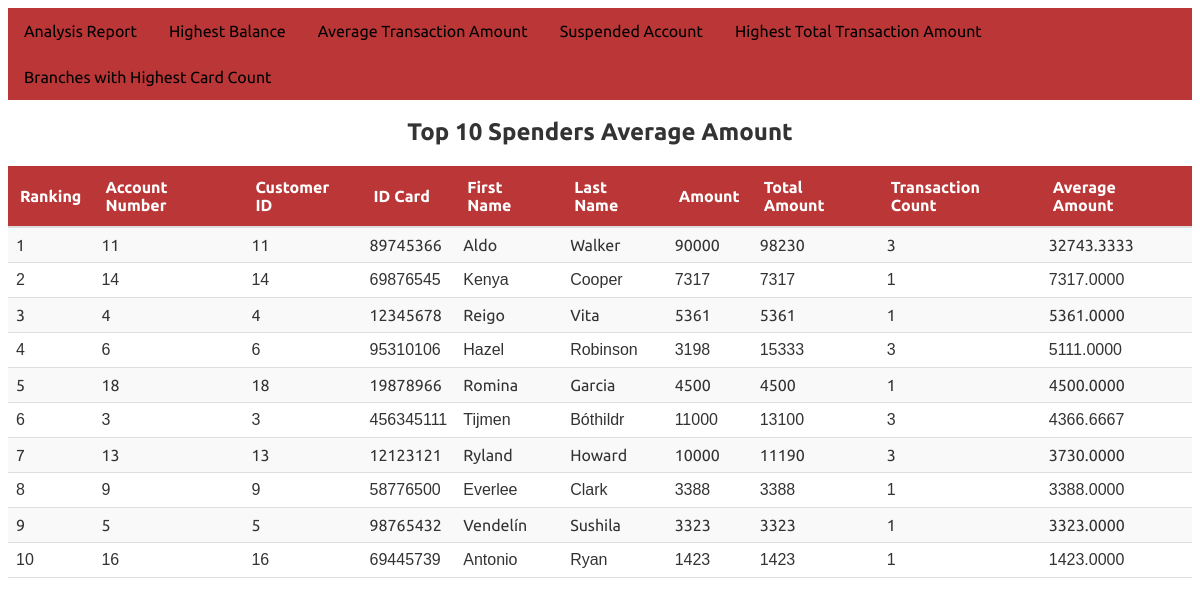
Screenshot of /BNLTT_online_banking/Analysis/topspender.php with the database file from the repository.
### tables this page shows
CREATE TABLE `account` (
  `Account_ID` int(4) NOT NULL,
  `Customer_ID` int(4) NOT NULL,
  `Branch_ID` int(4) NOT NULL,
  `Account_Number` varchar(13) NOT NULL,
  `Balance` int(6) NOT NULL,
  `Interest_Rate_Year` decimal(5,4) NOT NULL,
  `Account_type` varchar(13) NOT NULL,
  `Account_Status` varchar(9) NOT NULL DEFAULT 'Active',
  `Account_Open_Date` date NOT NULL,
  `Password` int(6) NOT NULL
);

CREATE TABLE `customer` (
  `Customer_ID` int(4) NOT NULL,
  `Customer_First_Name` varchar(32) NOT NULL,
  `Customer_Last_Name` varchar(32) NOT NULL,
  `Customer_Date_of_Birth` date NOT NULL,
  `ID_type` varchar(14) NOT NULL,
  `ID_number` varchar(9) NOT NULL,
  `Customer_Sex` varchar(6) NOT NULL
);

### BNLTT_online_banking/Analysis/topspender.php (the view, shortened to what this page needs)
<div class="navbar">
  <a href="AnalysisReport.php">Analysis Report</a>
  <a href="toptendeposit.php">Highest Balance</a>
  <a href="Topspender.php">Average Transaction Amount</a>
  <a href="SuspendedAnalysis.php">Suspended Account</a>
  <a href="Top3country.php">Highest Total Transaction Amount</a>
  <a href="Top3branches.php">Branches with Highest Card Count</a>
</div>
<?php
$con = mysqli_connect("localhost", "root", "", "online_bank");
$sql = "
    SELECT
        a.Account_ID, a.Customer_ID, c.ID_number, c.Customer_First_Name, c.Customer_Last_Name, t.Amount,
        SUM(t.Amount) AS Total_Amount, COUNT(t.Amount) AS Transaction_Count,
        AVG(t.Amount) AS Average_Amount,
        @rank := @rank + 1 AS Ranking
    FROM
        Account AS a
        INNER JOIN Customer AS c ON a.Customer_ID = c.Customer_ID
        INNER JOIN transactions AS t ON t.Account_ID = a.Account_ID
        CROSS JOIN (SELECT @rank := 0) AS r
    GROUP BY
        a.Account_ID, a.Customer_ID, c.ID_number, c.Customer_First_Name, c.Customer_Last_Name
    ORDER BY
        Average_Amount DESC
    LIMIT 10
";
$result = mysqli_query($con, $sql);
if ($result) {
    echo "<table>";
    echo "<caption>Top 10 Spenders Average Amount</caption>";
    echo "<br><tr><th>Ranking</th><th>Account Number</th><th>Customer ID</th><th>ID Card</th><th>First Name</th><th>Last Name</th><th>Amount</th><th>Total Amount</th><th>Transaction Count</th><th>Average Amount</th></tr>";
    $rank = 1;
    while ($row = mysqli_fetch_assoc($result)) {
        $accountID = $row['Account_ID'];
        $customerID = $row['Customer_ID'];
        $idCard = $row['ID_number'];
        $firstName = $row['Customer_First_Name'];
        $lastName = $row['Customer_Last_Name'];
        $amount = $row['Amount'];
        $totalAmount = $row['Total_Amount'];
        $transactionCount = $row['Transaction_Count'];
        $averageAmount = $row['Average_Amount'];
        echo "<tr>";
        echo "<td>$rank</td>";
        echo "<td>$accountID</td>";
        echo "<td>$customerID</td>";
        echo "<td>$idCard</td>";
        echo "<td>$firstName</td>";
        echo "<td>$lastName</td>";
        echo "<td>$amount</td>";
        echo "<td>$totalAmount</td>";
        echo "<td>$transactionCount</td>";
        echo "<td>$averageAmount</td>";
        echo "</tr>";
        $rank++;
    }
    echo "</table>";
} else {
    echo "Error executing the query: " . mysqli_error($con);
}
?>

### BNLTT_online_banking/Analysis/topspender.php (style rules this page uses)
.navbar { font-family: 'Open Sans', sans-serif; font-family: 'Ubuntu', sans-serif; overflow: hidden; background-color: #bb3636; font-family: Arial; }
.navbar a { font-family: 'Open Sans', sans-serif; font-family: 'Ubuntu', sans-serif; float: left; font-size: 16px; color: black; text-align: center; padding: 14px 16px; text-decoration: none; }
table { font-family: 'Open Sans', sans-serif; font-family: 'Ubuntu', sans-serif; width: 100%; border-collapse: collapse; font-family: Arial, sans-serif; color: #333; }
th { font-family: 'Open Sans', sans-serif; font-family: 'Ubuntu', sans-serif; background-color: #bb3636; color: white; border-bottom: 2px solid #ddd; text-align: left; padding: 12px; }
td { border-bottom: 1px solid #ddd; padding: 8px; }
tr:nth-child(even) { font-family: 'Open Sans', sans-serif; font-family: 'Ubuntu', sans-serif; background-color: #f9f9f9; }
caption { font-family: 'Open Sans', sans-serif; font-family: 'Ubuntu', sans-serif; font-size: 1.5rem; font-weight: bold; margin-bottom: 20px; text-align: center; }

### rows the page displays
account: Account_ID "11", Customer_ID "11", Customer_ID.ID_number "89745366", Customer_ID.Customer_First_Name "Aldo", Customer_ID.Customer_Last_Name "Walker", amount "90000", totalAmount "98230", transactionCount "3", averageAmount "32743.3333"
account: Account_ID "14", Customer_ID "14", Customer_ID.ID_number "69876545", Customer_ID.Customer_First_Name "Kenya", Customer_ID.Customer_Last_Name "Cooper", amount "7317", totalAmount "7317", transactionCount "1", averageAmount "7317.0000"
account: Account_ID "4", Customer_ID "4", Customer_ID.ID_number "12345678", Customer_ID.Customer_First_Name "Reigo", Customer_ID.Customer_Last_Name "Vita", amount "5361", totalAmount "5361", transactionCount "1", averageAmount "5361.0000"
account: Account_ID "6", Customer_ID "6", Customer_ID.ID_number "95310106", Customer_ID.Customer_First_Name "Hazel", Customer_ID.Customer_Last_Name "Robinson", amount "3198", totalAmount "15333", transactionCount "3", averageAmount "5111.0000"
account: Account_ID "18", Customer_ID "18", Customer_ID.ID_number "19878966", Customer_ID.Customer_First_Name "Romina", Customer_ID.Customer_Last_Name "Garcia", amount "4500", totalAmount "4500", transactionCount "1", averageAmount "4500.0000"
account: Account_ID "3", Customer_ID "3", Customer_ID.ID_number "456345111", Customer_ID.Customer_First_Name "Tijmen", Customer_ID.Customer_Last_Name "Bóthildr", amount "11000", totalAmount "13100", transactionCount "3", averageAmount "4366.6667"
account: Account_ID "13", Customer_ID "13", Customer_ID.ID_number "12123121", Customer_ID.Customer_First_Name "Ryland", Customer_ID.Customer_Last_Name "Howard", amount "10000", totalAmount "11190", transactionCount "3", averageAmount "3730.0000"
account: Account_ID "9", Customer_ID "9", Customer_ID.ID_number "58776500", Customer_ID.Customer_First_Name "Everlee", Customer_ID.Customer_Last_Name "Clark", amount "3388", totalAmount "3388", transactionCount "1", averageAmount "3388.0000"
account: Account_ID "5", Customer_ID "5", Customer_ID.ID_number "98765432", Customer_ID.Customer_First_Name "Vendelín", Customer_ID.Customer_Last_Name "Sushila", amount "3323", totalAmount "3323", transactionCount "1", averageAmount "3323.0000"
account: Account_ID "16", Customer_ID "16", Customer_ID.ID_number "69445739", Customer_ID.Customer_First_Name "Antonio", Customer_ID.Customer_Last_Name "Ryan", amount "1423", totalAmount "1423", transactionCount "1", averageAmount "1423.0000"
